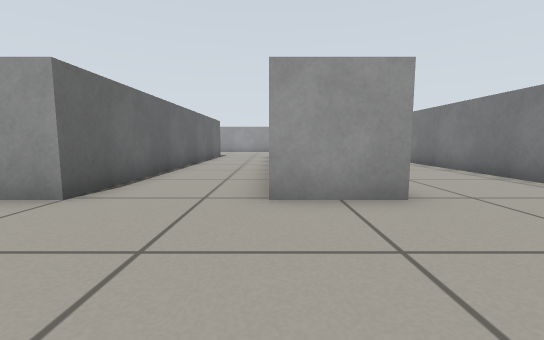
[1] (above)

22 first-person views from a walk through a robot-simulator world made for Gazebo. The camera is 0.42 m above the floor, tilts 6° down and sees 90° across. The floor is counted in squares, 0.5 m on a side. Each view is taken from the middle of a square. On the plan, view 1 faces up. The plan holds only what a view shows up to about 10 squares ahead; the rest is blank. The place goes on beyond the plan. Robots are left out.

[2]
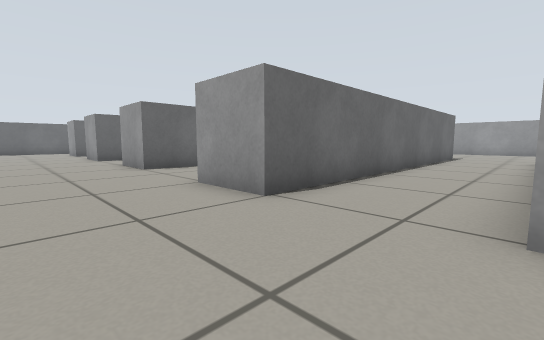

[3]
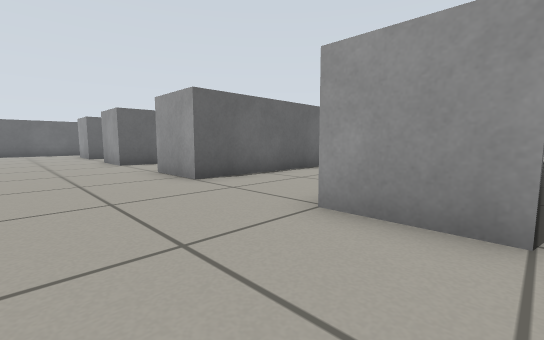

[4]
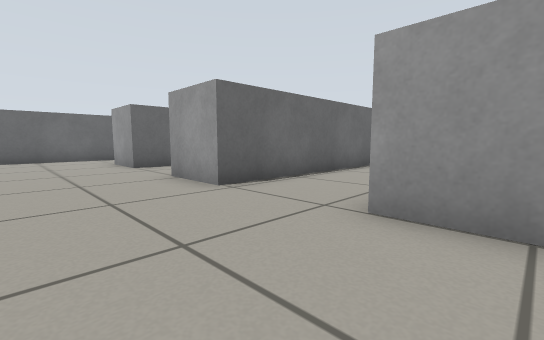

[5]
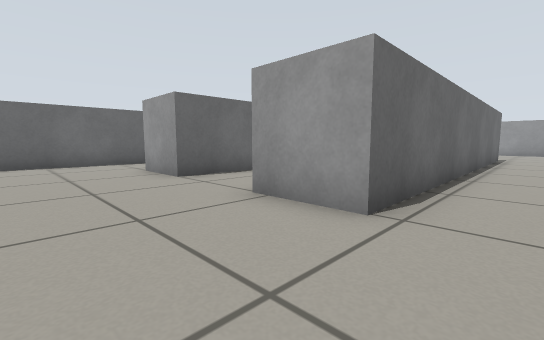

[6]
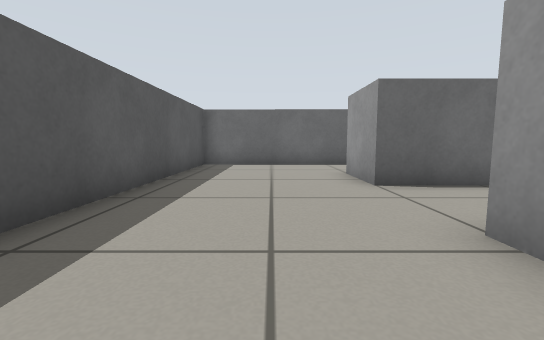

[7]
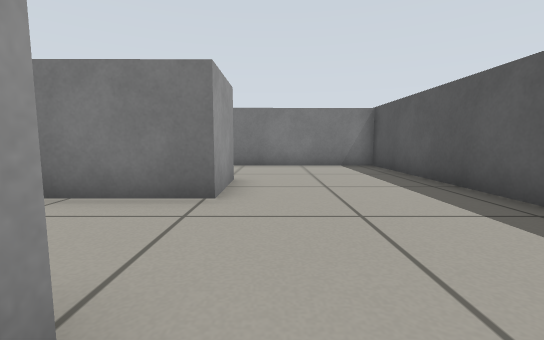

[8]
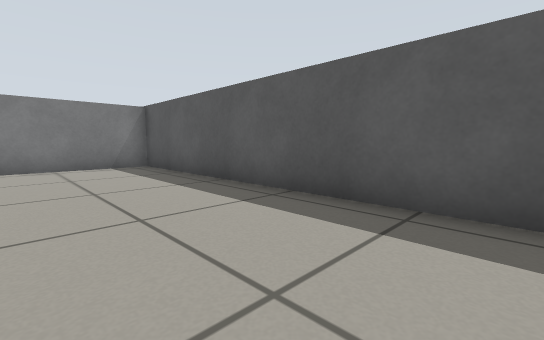

[9]
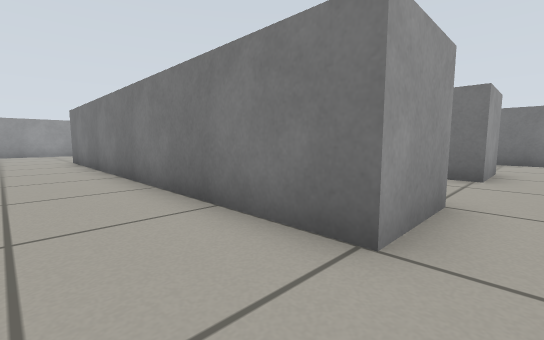

[10]
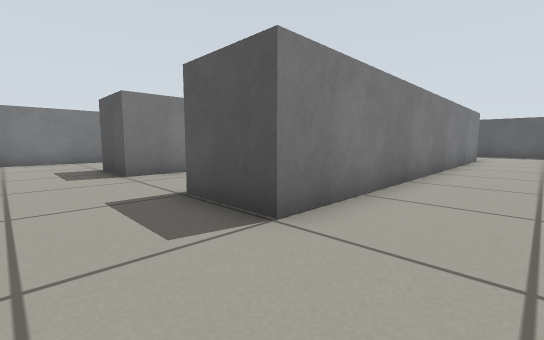

[11]
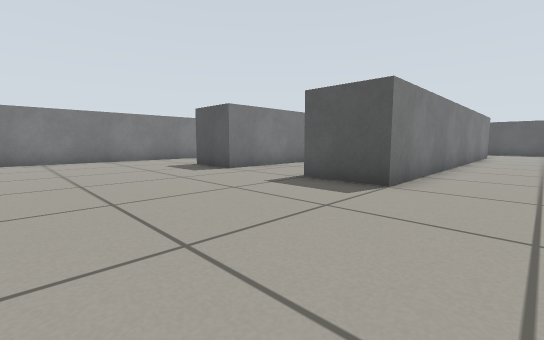

[12]
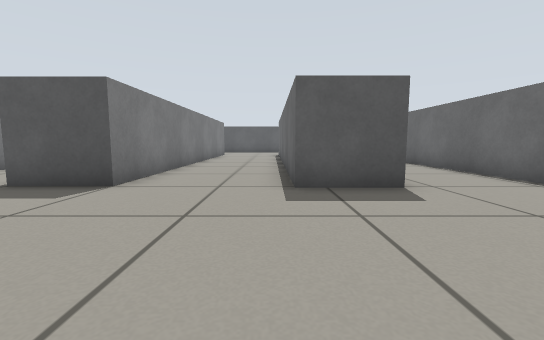

[13]
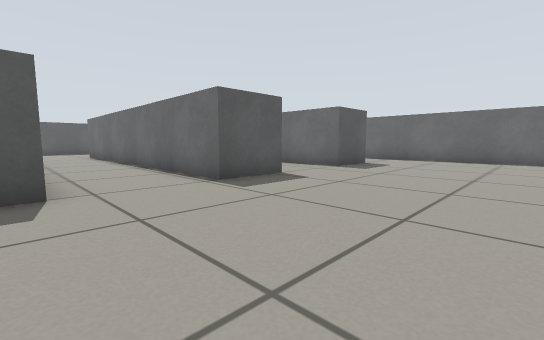

[14]
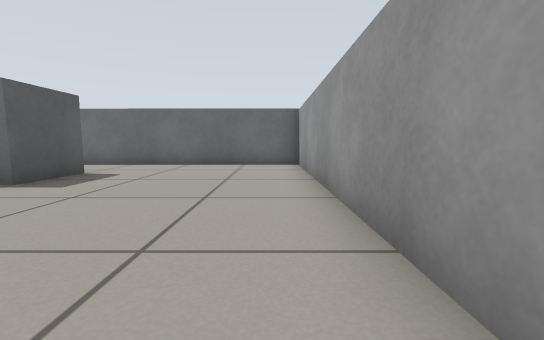

[15]
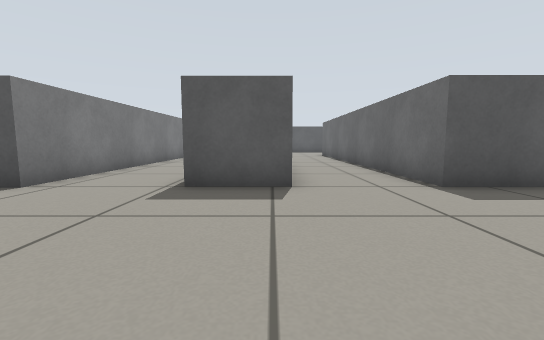

[16]
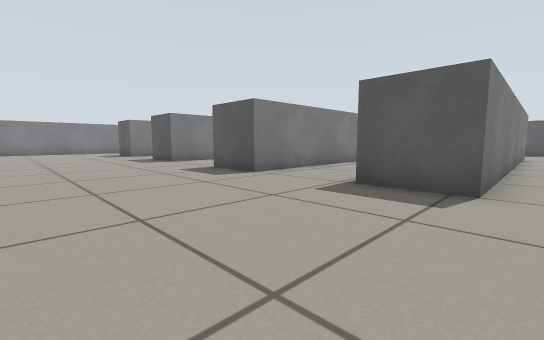

[17]
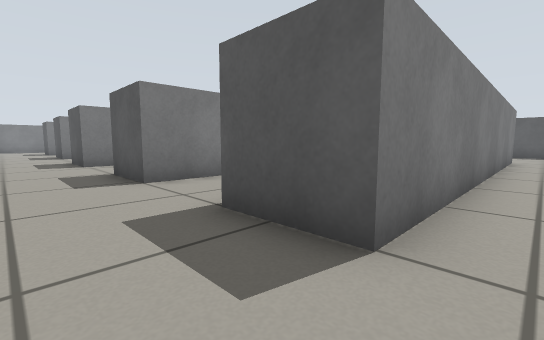

[18]
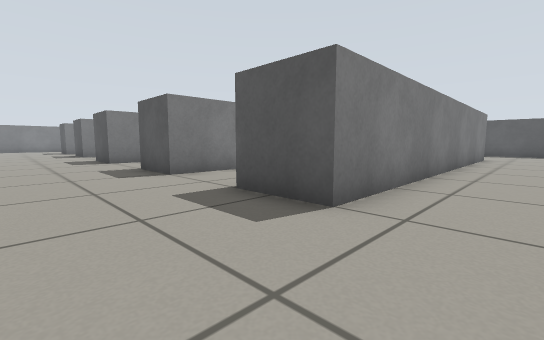

[19]
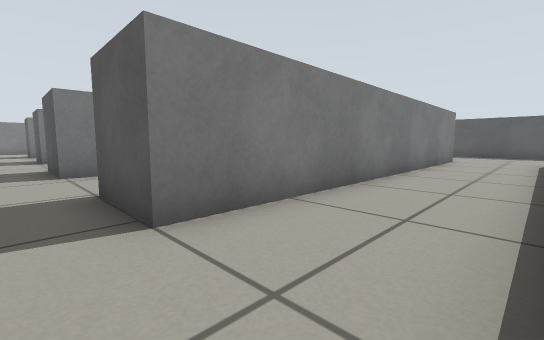

[20]
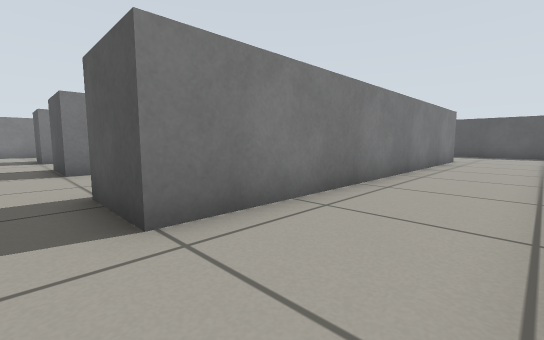

[21]
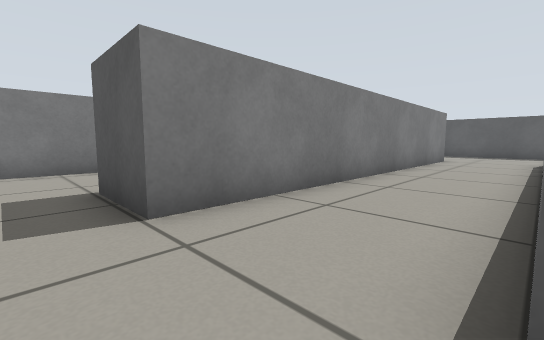

[22]
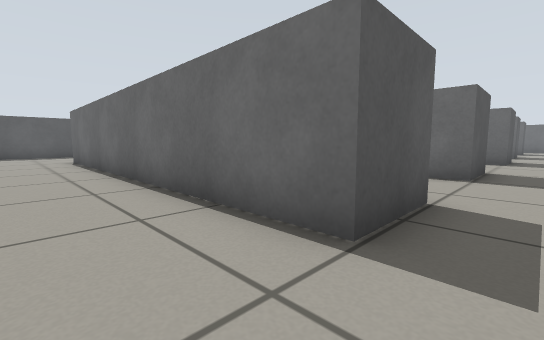

### Floor plan
Key: @ floor where view 1 was taken; # wall or solid block; . floor; = window, fence, low wall or low ledge; B grey box.
Columns run from 23 left of view 1 to 5 right of it. Each row starts with its distance up from view 1.
 22 ##########
 21 #...........................#
 20 #...........................#
 19 #...........................#
 18 #...........................#
 17 #...........................#
 16 #..BBB..BBB..BBB..BBB..BBB..#
 15 #..B B..B B..B B..B B..B B..#
 14 #..B B..B B..B B..B B..B B..
 13  ..B B..B B..B B..B  ..B B..
 12  ..B B..B B..B B..B B..B B..
 11  ..B B..B B..B  ..B B..B B..
 10  ..B  ..B B..B  ..B B..B B..#
  9  ..B  ..B B..B B..B B..B B..#
  8  ..B  ..B B..B B..B B..B B..#
  7  ..B  ..B B..B B..B B..B B..#
  6  ..B B..B B..B B..B B..B B..#
  5 #..B B..B B..B B..B B..B B..#
  4 #..BBB..BBB..BBB..BBB..BBB..#
  3 #...........................#
  2 #...........................#
  1 #...........................#
  0 #######             = .@....#
 -1                    ##########

Positions as (right, up) in squares from view 1, and headings:
1: (0, 0), facing up
2: (0, 1), facing up-left
3: (-3, 1), facing up-left
4: (-9, 1), facing up-left
5: (-12, 1), facing up-left
6: (-13, 2), facing left
7: (-4, 3), facing right
8: (-4, 3), facing down-right
9: (-7, 3), facing up-right
10: (-7, 18), facing down-right
11: (-7, 21), facing down-right
12: (-8, 21), facing down
13: (-10, 21), facing down-left
14: (-13, 21), facing left
15: (-15, 21), facing down
16: (-16, 21), facing down-right
17: (-21, 18), facing down-right
18: (-22, 19), facing down-right
19: (-18, 17), facing down-right
20: (-13, 17), facing down-right
21: (-3, 17), facing down-right
22: (4, 17), facing down-left
